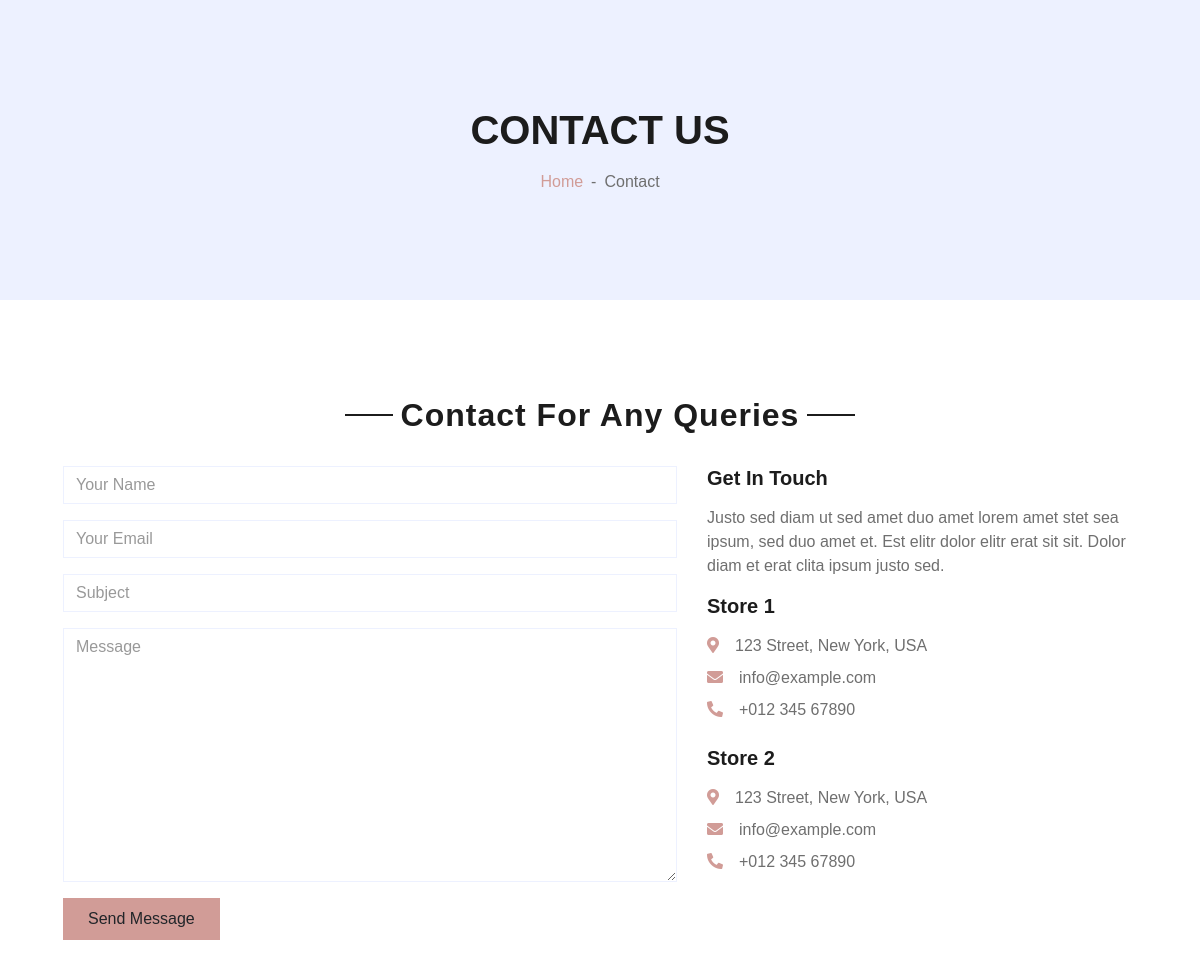
/Contact_us/, run on the app's committed database.
### siteSetting/models.py (models this page shows, shortened)
class Setting(models.Model):
    sitename= models.CharField(max_length=50,null=True, verbose_name='site name')
    siteurl= models.CharField(max_length=50,null=True, verbose_name='site url')
    ismain= models.BooleanField(verbose_name='main setting',null=True)
    email1= models.EmailField(max_length=50,null=True, verbose_name='email1')
    address1= models.CharField(max_length=50,null=True, verbose_name='address1')
    phone1= models.CharField(max_length=50,null=True, verbose_name='phone1')
    email2= models.CharField(max_length=50,null=True, verbose_name='email2')
    address2= models.CharField(max_length=50,null=True, verbose_name='address2')
    phone2= models.CharField(max_length=50,null=True, verbose_name='phone2')
    copyright= models.TextField(verbose_name='copy right',null=True)

### Contact/views.py (the view, shortened to what this page needs)
# urls.py: path('',views.Contact.as_view(),name='Contact')
class Contact(View):
    def get(self,request):
        site: Setting = Setting.objects.filter(ismain=True).first()
        contactform = ContactForm()
        return render(request, 'Contact/Contact.html', {'contactform': contactform,'site':site})

### Contact/forms.py
class ContactForm(forms.Form):
    name=forms.CharField(widget=forms.TextInput(attrs={'class':"form-control", 'id':"name" ,'placeholder':"Your Name"}))
    email = forms.EmailField(widget=forms.EmailInput(attrs={'class':"form-control", 'id':"email" ,'placeholder':"Your Email"}))
    subject = forms.CharField(widget=forms.TextInput(attrs={'class':"form-control", 'id':"subject" ,'placeholder':"Subject"}))
    message = forms.CharField(widget=forms.Textarea( attrs={'class':"form-control", 'id':"message" ,'placeholder':"Message"}))

### Contact/templates/Contact/Contact.html (shortened to what this page needs)
{% extends 'shared/_layout.html' %}
{% load render_partial %}
{% block sidebar %}
    <div class="container-fluid bg-secondary mb-5">
        <div class="d-flex flex-column align-items-center justify-content-center" style="min-height: 300px">
            <h1 class="font-weight-semi-bold text-uppercase mb-3">Contact Us</h1>
            <div class="d-inline-flex">
                <p class="m-0"><a href="{% url 'home' %}">Home</a></p>
                <p class="m-0 px-2">-</p>
                <p class="m-0">Contact</p>
            </div>
        </div>
    </div>
{% endblock %}
{% block content %}
<div class="container-fluid pt-5">
        <div class="text-center mb-4">
            <h2 class="section-title px-5"><span class="px-2">Contact For Any Queries</span></h2>
        </div>
        <div class="row px-xl-5">
            <div class="col-lg-7 mb-5">
                <div class="contact-form">
                    <form name="sentMessage" id=""  method="post">
                        <div class="control-group">
                            {{ contactform.name }}
                        </div>
                        <div class="control-group">
                            {{ contactform.email }}
                        </div>
                        <div class="control-group">
                            {{ contactform.subject }}
                        </div>
                        <div class="control-group">
                            {{ contactform.message }}
                        </div>
                        <div class="control-group">
                            <button class="btn btn-primary py-2 px-4" id="sendMessageButton">Send Message</button>
                        </div>
                    </form>
                </div>
            </div>
            <div class="col-lg-5 mb-5">
                <h5 class="font-weight-semi-bold mb-3">Get In Touch</h5>
                <p>Justo sed diam ut sed amet duo amet lorem amet stet sea ipsum, sed duo amet et. Est elitr dolor elitr erat sit sit. Dolor diam et erat clita ipsum justo sed.</p>
                <div class="d-flex flex-column mb-3">
                    <h5 class="font-weight-semi-bold mb-3">Store 1</h5>
                    <p class="mb-2"><i class="fa fa-map-marker-alt text-primary mr-3"></i>{{ site.address1}}</p>
                    <p class="mb-2"><i class="fa fa-envelope text-primary mr-3"></i>{{ site.email1}}</p>
                    <p class="mb-2"><i class="fa fa-phone-alt text-primary mr-3"></i>{{ site.phone1}}</p>
                </div>
                <div class="d-flex flex-column">
                    <h5 class="font-weight-semi-bold mb-3">Store 2</h5>
                    <p class="mb-2"><i class="fa fa-map-marker-alt text-primary mr-3"></i>{{ site.address2}}</p>
                    <p class="mb-2"><i class="fa fa-envelope text-primary mr-3"></i>{{ site.email2}}</p>
                    <p class="mb-0"><i class="fa fa-phone-alt text-primary mr-3"></i>{{ site.phone2}}</p>
                </div>
            </div>
        </div>
    </div>
{% endblock %}

### data on the page
Setting: address1 "123 Street, New York, USA", email1 "info@example.com", phone1 "+012 345 67890", address2 "123 Street, New York, USA", email2 "info@example.com", phone2 "+012 345 67890"
